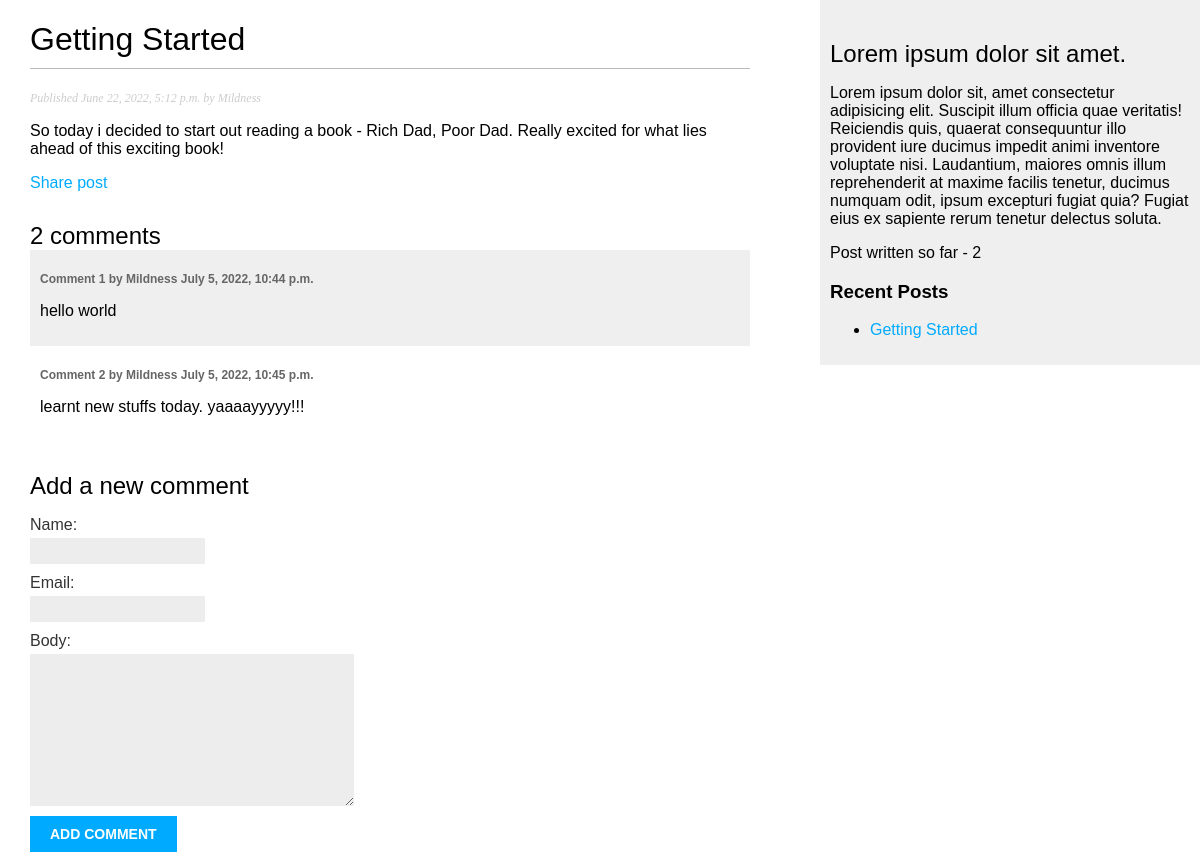
Page /getting-started/ on the committed database.
### blog/models.py (models this page shows, shortened)
class Post(models.Model):
    STATUS_CHOICES = (
        ('draft', 'Draft'),
        ('published', 'Published'),
    )
    title = models.CharField(max_length=255)
    slug = models.SlugField(max_length=255, unique_for_date='publish')
    author = models.ForeignKey(User, on_delete=models.CASCADE, related_name='blog_posts')
    body = models.TextField()
    publish = models.DateTimeField(default=timezone.now)
    created = models.DateTimeField(auto_now_add=True)
    updated = models.DateTimeField(auto_now=True)
    status = models.CharField(max_length=10, choices=STATUS_CHOICES, default='draft')
    posts = models.Manager()
    published = PublishedManager()
    tags = TaggableManager()
    class Meta:
        ordering = ('-publish',)
    def get_absolute_url(self):
        return reverse('blog:post_detail',
        args=[self.slug])

class Comment(models.Model):
    post = models.ForeignKey(Post, on_delete=models.CASCADE, related_name='comments')
    name = models.CharField(max_length=200)
    email = models.EmailField()
    body = models.TextField()
    created = models.DateTimeField(auto_now_add=True)
    updated = models.DateTimeField(auto_now=True)
    active = models.BooleanField(default=True)
    class Meta:
        ordering = ('created',)

### blog/views.py (the view)
# urls.py: path('<slug:post>/', views.post_detail, name='post_detail'),
def post_detail(request, post):
    post = get_object_or_404(Post, slug=post)
    comments = post.comments.filter(active=True)
    new_comment = None
    if request.method == 'POST':
        comment_form = CommentForm(data=request.POST)
        if comment_form.is_valid():
            new_comment = comment_form.save(commit=False)
            new_comment.post = post
            new_comment.save()
    else:
        comment_form = CommentForm()
    return render(request, 'detail.html', {'post':post, 'comments':comments, 'new_comment':new_comment, 'comment_form':comment_form})

### blog/forms.py
class CommentForm(forms.ModelForm):
    class Meta:
        model = Comment
        fields = ('name', 'email', 'body')

### blog/models.py (called while the page is built)
    def get_queryset(self):
        return super(PublishedManager, self).get_queryset().filter(status='published')

### blog/templatetags/blog_tags.py (called while the page is built)
@register.simple_tag
def total_posts():
    return Post.published.count()

@register.inclusion_tag('latest_posts.html')
def show_latest_posts(count=5):
    latest_posts = Post.published.order_by('-publish')[:count]
    return {'latest_posts':latest_posts}

### templates/detail.html (shortened to what this page needs)
{% extends 'base.html' %}
{% block content %}
<h1>{{ post.title }}</h1>
<p class="date">
    Published {{ post.publish }} by {{ post.author }}
</p>
{{ post.body|linebreaks }}
    <p><a href="{% url 'blog:post_share' post.id %}">Share post</a></p>
{% with comments.count as total_comments %}
    <h2>{{ total_comments }} comment{{ total_comments|pluralize }}</h2>
{% endwith %}
{% for comment in comments %}
    <div class="comment">
        <p class="info">
            Comment {{ forloop.counter }} by {{ comment.name }}
            {{ comment.created }}
        </p>
        {{ comment.body|linebreaks }}
    </div>
{% empty %}
    <p>There are no comments available.</p>
{% endfor %}
{% if new_comment %}
    <h2>Your comment has been added.</h2>
{% else %}
    <h2>Add a new comment</h2>
    <form method="post">
        {{ comment_form.as_p }}
        <p><input type="submit" value="Add Comment"></p>
    </form>
{% endif %}
{% endblock content %}

### templates/latest_posts.html
<ul>
    {% for post in latest_posts %}
        <li>
            <a href="{{ post.get_absolute_url }}">{{ post.title }}</a>
        </li>
    {% endfor %}
</ul>

### static/css/blog.css (style rules this page uses)
body { margin:0; padding:0; font-family:helvetica, sans-serif; }
a { color:#00abff; text-decoration:none; }
h1 { font-weight:normal; border-bottom:1px solid #bbb; padding:0 0 10px 0; }
h2 { font-weight:normal; margin:30px 0 0; }
p.date { color:#ccc; font-family: georgia, serif; font-size: 12px; font-style: italic; }
label { float:left; clear:both; color:#333; margin-bottom:4px; }
input, textarea { clear:both; float:left; margin:0 0 10px; background:#ededed; border:0; padding:6px 10px; font-size:12px; }
input[type=submit] { font-weight:bold; background:#00abff; color:#fff; padding:10px 20px; font-size:14px; text-transform:uppercase; }
.comment { padding:10px; }
.comment:nth-child(even) { background:#efefef; }
.comment .info { font-weight:bold; font-size:12px; color:#666; }

### rows in the picture
Post: title "Getting Started", publish "June 22, 2022, 5:12 p.m.", author "Mildness", body "So today i decided to start out reading a book - Rich Dad, Poor Dad. Really excited for what lies ahead of this exciting book!"
Comment: name "Mildness", created "July 5, 2022, 10:44 p.m.", body "hello world"
Comment: name "Mildness", created "July 5, 2022, 10:45 p.m.", body "learnt new stuffs today. yaaaayyyyy!!!"

### other values in the picture
{{ total_comments }} "2"
